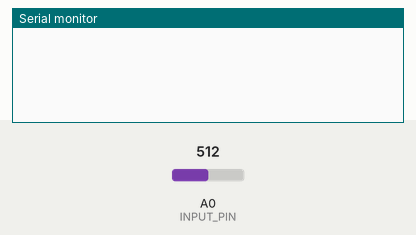
The sketch below on a simulated Arduino Uno, built with avr-gcc and run on an emulated ATmega328P. Parts: the last lines printed to the serial monitor. The test bench sets the inputs (shaded band); at power-on: A0 (INPUT_PIN) = 512.

Above: at 1.2 s.
1.3 s: A0 (INPUT_PIN) set to 716
At 3.33 s:
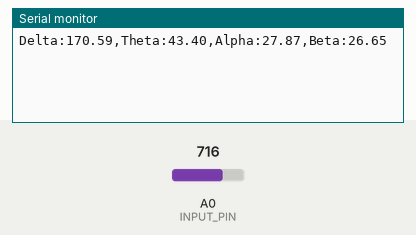
4.3 s: A0 (INPUT_PIN) set to 900
At 4.46 s:
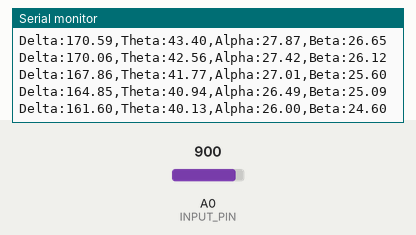
Timing chart, 0 to 7.3 s (numbered marks = the images above; inputs shaded):
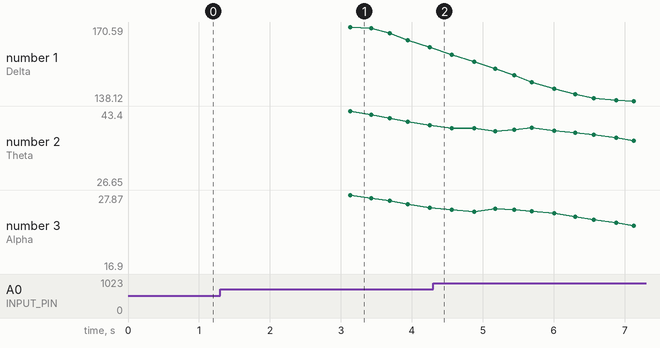

The sketch:

eeg_bands.ino
```cpp
// (licence header left out)
#define SAMPLE_RATE 256
#define BAUD_RATE 115200
#define INPUT_PIN A0

// ---- Settings ----
#define PLOT_EVERY 8        // print 1 of every 8 samples -> 32 lines/sec
#define SMOOTHING 0.005     // lower = smoother but slower to react (~0.8 s here)
#define WARMUP_MS 3000      // skip the filters' start-up spike
#define SHOW_PERCENT 0      // 0 = amplitude in ADC counts, 1 = each band's share of the total (%)

// One second-order filter section (biquad)
struct Biquad {
  float b0, b1, b2, a1, a2;
  float z1, z2;
  float process(float in) {
    float x = in - a1 * z1 - a2 * z2;
    float y = b0 * x + b1 * z1 + b2 * z2;
    z2 = z1;
    z1 = x;
    return y;
  }
};

// Butterworth band-pass filters (order 2, two biquads each), designed for 256 Hz
//            b0          b1          b2          a1           a2       z1 z2
Biquad bands[4][2] = {
  { // Delta 0.5-4 Hz
    {0.00173824, 0.00347648, 0.00173824, -1.89242199, 0.89993704, 0, 0},
    {1.0,       -2.0,        1.0,        -1.98389180, 0.98407375, 0, 0} },
  { // Theta 4-8 Hz
    {0.00225158, 0.00450317, 0.00225158, -1.88630094, 0.91699885, 0, 0},
    {1.0,       -2.0,        1.0,        -1.93787319, 0.94914784, 0, 0} },
  { // Alpha 8-13 Hz
    {0.00346068, 0.00692137, 0.00346068, -1.81940129, 0.90346240, 0, 0},
    {1.0,       -2.0,        1.0,        -1.88803326, 0.93050452, 0, 0} },
  { // Beta 13-30 Hz
    {0.03334123, 0.06668246, 0.03334123, -1.32434253, 0.68484989, 0, 0},
    {1.0,       -2.0,        1.0,        -1.69697557, 0.80973432, 0, 0} },
};

const char* names[4] = {"Delta", "Theta", "Alpha", "Beta"};
float power[4] = {0, 0, 0, 0};   // smoothed power of each band

void setup() {
  Serial.begin(BAUD_RATE);
}

void loop() {
  // Calculate elapsed time
  static unsigned long past = 0;
  unsigned long present = micros();
  unsigned long interval = present - past;
  past = present;

  // Run timer
  static long timer = 0;
  timer -= interval;

  if (timer < 0) {
    timer += 1000000 / SAMPLE_RATE;
    float sample = analogRead(INPUT_PIN);

    // Run the sample through each band filter, then track its smoothed power
    for (byte i = 0; i < 4; i++) {
      float y = bands[i][1].process(bands[i][0].process(sample));
      power[i] += (y * y - power[i]) * SMOOTHING;
    }

    static byte count = 0;
    if (++count >= PLOT_EVERY) {
      count = 0;
      if (millis() < WARMUP_MS) return;

      float amp[4], total = 0;
      for (byte i = 0; i < 4; i++) {
        amp[i] = sqrt(power[i]);   // RMS amplitude
        total += amp[i];
      }

      for (byte i = 0; i < 4; i++) {
        if (i > 0) Serial.print(',');
        Serial.print(names[i]);
        Serial.print(':');
#if SHOW_PERCENT
        Serial.print(total > 0 ? 100.0 * amp[i] / total : 0);
#else
        Serial.print(amp[i]);
#endif
      }
      Serial.println();
    }
  }
}
```

Measured:
- after the input at 1.3 s, the serial monitor: prints a new line after 1.8 s (image 1)
- plotted number 1: 161.6 → 142.41 after the input at 4.3 s
- plotted number 3: 26 → 16.9 after the input at 4.3 s
